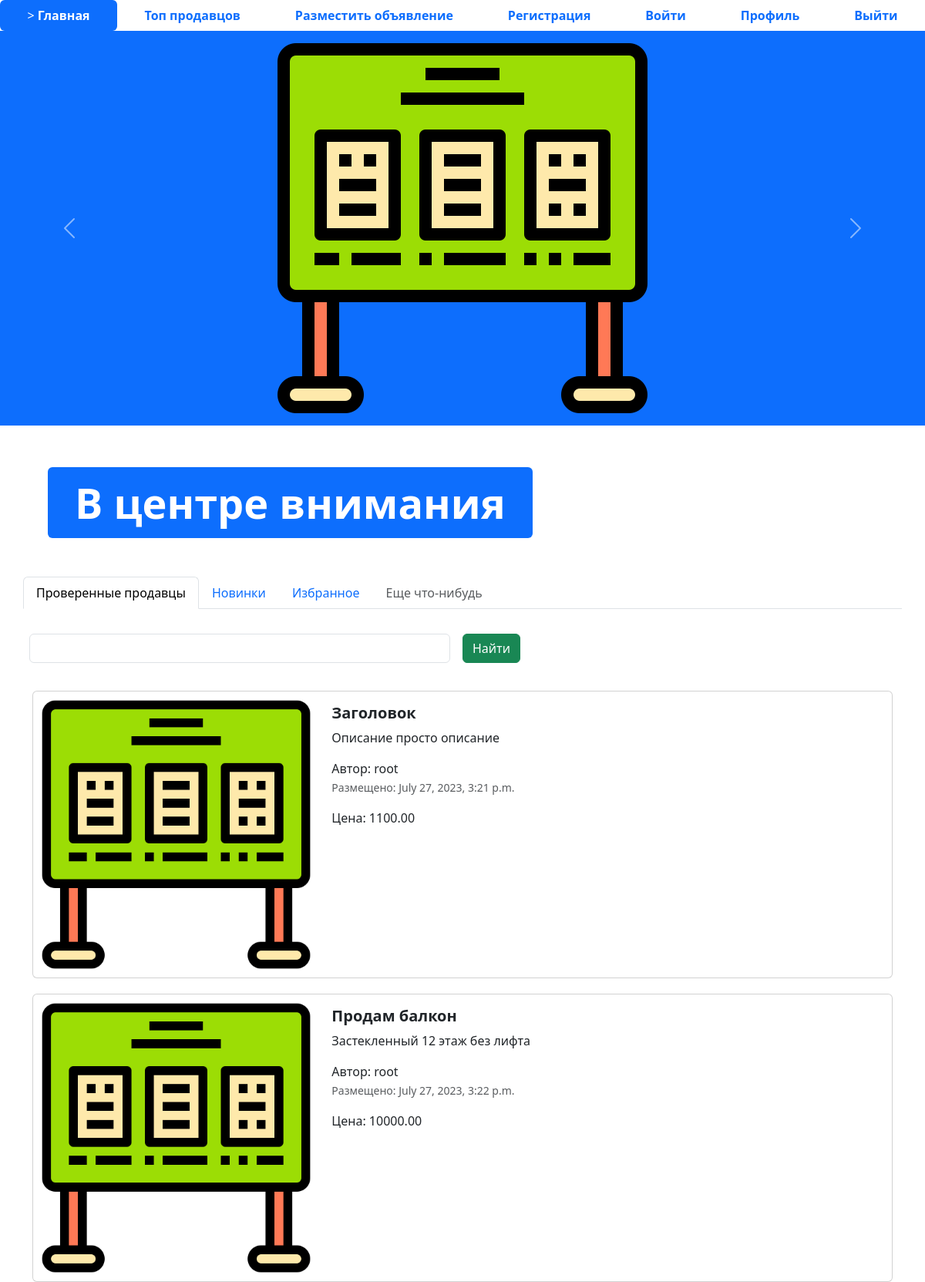
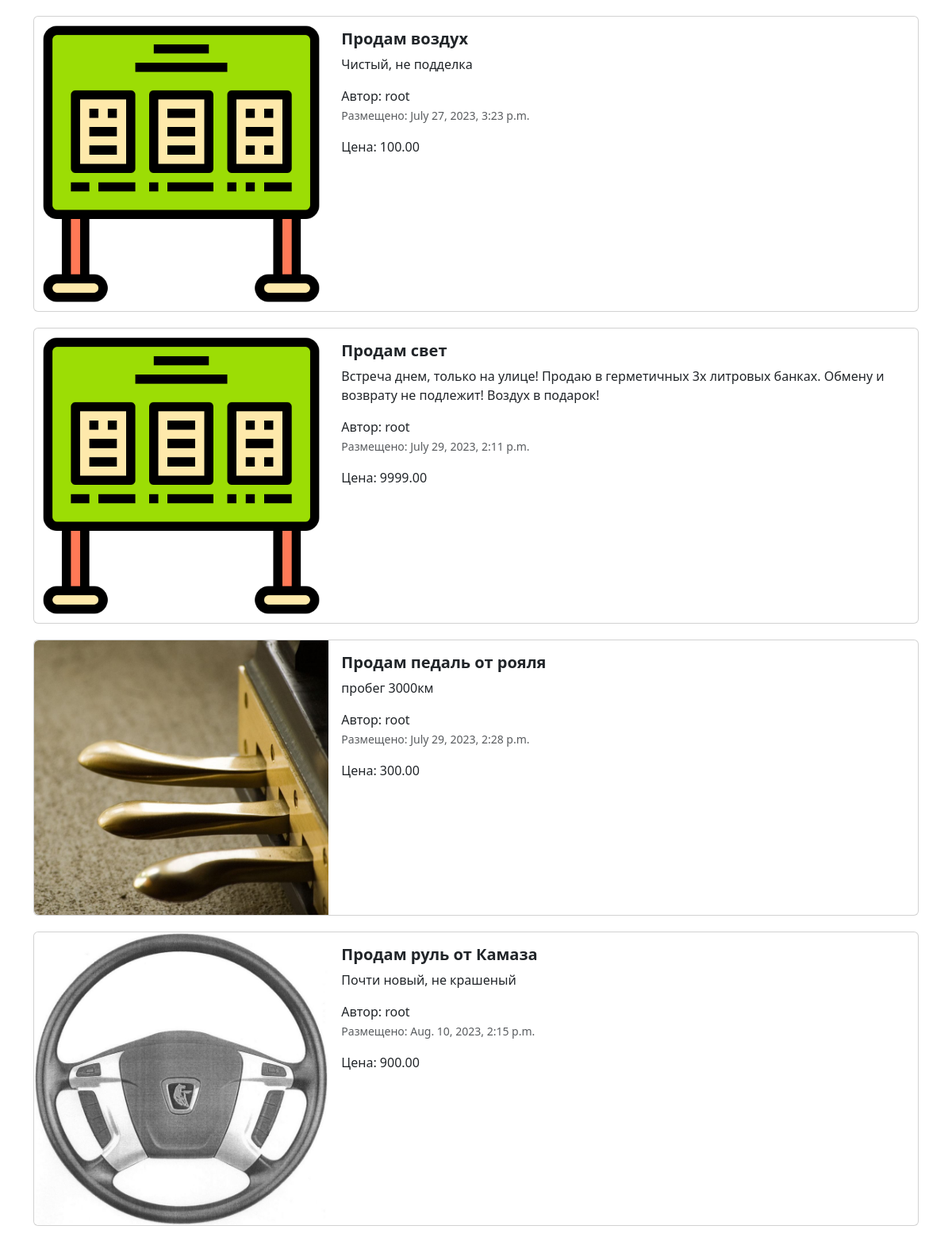
The page / (upper part) on the database its author committed (2 pictures, top to bottom).
### app_advertisements/models.py (models this page shows, shortened)
class Advertisement(models.Model):
    title = models.CharField("Заголовок",max_length=128)
    description = models.TextField("Описание")
    price = models.DecimalField("Цена",max_digits=10,decimal_places=2)
    auction = models.BooleanField("Торг",help_text="Отметьте, если торг уместен")
    created_at = models.DateTimeField("Дата создания",auto_now_add=True)
    updated_at = models.DateTimeField("Дата обновления",auto_now=True)
    user = models.ForeignKey(User, on_delete=models.CASCADE, verbose_name='пользователь')
    image = models.ImageField('изображения',upload_to = 'advertisements/')
    class Meta:
        db_table = "advertisements"

### app_advertisements/views.py (the view)
# urls.py: path('', index, name='main-page'),
def index(request):
    advertisements = Advertisement.objects.all()
    context = {'advertisements': advertisements}
    return render(request, 'index.html', context)

### templates/index.html (shortened to what this page needs)
{% extends 'base.html' %}
{% load static %}
{% block content %}
<ul class="nav nav-pills sticky-top bg-white nav-fill">
  <li class="nav-item">
    <a class="nav-link active" aria-current="page" href="{% url 'main-page' %}">>
      <span style="font-weight: bold;">Главная</span>
    </a>
  </li>
  <li class="nav-item">
    <a class="nav-link" href="{% url 'top-sellers' %}"><span style="font-weight: bold;">Топ продавцов</span>
    </a>
  </li>
  <li class="nav-item">
    <a class="nav-link" href="{% url 'adv-post' %}">
      <span style="font-weight: bold;">Разместить объявление</span>
    </a>
  </li>
  <li class="nav-item">
    <a class="nav-link" href="register.html">
      <span style="font-weight: bold;">Регистрация</span>
    </a>
  </li>
  <li class="nav-item">
    <a class="nav-link" href="login.html">
      <span style="font-weight: bold;">Войти</span>
    </a>
  </li>
  <li class="nav-item">
    <a class="nav-link" href="profile.html">
      <span style="font-weight: bold;">Профиль</span>
    </a>
  </li>
  <li class="nav-item">
    <a class="nav-link" href="#">
      <span style="font-weight: bold;">Выйти</span>
    </a>
  </li>
</ul>
<div id="carouselExampleControls" class="carousel slide bg-primary" data-bs-ride="carousel">
  <div class="carousel-inner">
    <div class="carousel-item active">
      <img src="{% static 'img/adv.png' %}" class="mx-auto d-block w-33" alt="...">
    </div>
  </div>
  <button class="carousel-control-prev" type="button" data-bs-target="#carouselExampleControls" data-bs-slide="prev">
    <span class="carousel-control-prev-icon" aria-hidden="true"></span>
  </button>
  <button class="carousel-control-next" type="button" data-bs-target="#carouselExampleControls" data-bs-slide="next">
    <span class="carousel-control-next-icon" aria-hidden="true"></span>
  </button>
</div>
<div class="container" style="margin: 50px;">
  <div class="display-2">
    <span class="badge bg-primary">В центре внимания</span>
  </div>
</div>
<div class="container">
  <div class="row">
    <ul class="nav nav-tabs bg-white">
      <li class="nav-item">
        <a class="nav-link active" aria-current="page" href="#">Проверенные продавцы</a>
      </li>
      <li class="nav-item">
        <a class="nav-link" href="#">Новинки</a>
      </li>
      <li class="nav-item">
        <a class="nav-link" href="#">Избранное</a>
      </li>
      <li class="nav-item">
        <a class="nav-link disabled" href="#" tabindex="-1" aria-disabled="true">Еще что-нибудь</a>
      </li>
    </ul>
    <form class="row g-3">
      <div class="col-auto w-50">
        <input type="text" class="form-control">
      </div>
      <div class="col-auto">
        <button type="submit" class="btn btn-success mb-3">Найти</button>
      </div>
    </form>
  </div>
  <div class="col">
    {% for adv in advertisements %}
    <div class="card mb-2" style="max-width: 1200px; margin-top: 20px;">
      <div class="row g-0">
        <div class="col-md-4">
          <a href="advertisement.html" class="nav-link">
            <img src="{% if adv.image %} {{ adv.image.url }} {% else %} {% static 'img/adv.png'%} {% endif %}" class="img-fluid rounded-start" alt="Card title">
          </a>
        </div>
        <div class="col-md-8">
          <div class="card-body">
            <h5 class="card-title">
              <a href="advertisement.html" class="nav-link"><strong> {{ adv.title }} </strong></a>
            </h5>
            <a href="advertisement.html" class="nav-link">
              <p class="card-text">
                {{ adv.description }}
              </p>
              <span>Автор: {{ adv.user }}</span>
              <p class="card-text"><small class="text-muted">Размещено: {{ adv.created_at }}</small></p>
              <span>Цена: {{ adv.price }}</span>
            </a>
          </div>
        </div>
      </div>
    </div>
    {% endfor %}
  </div>
</div>
{% endblock %}

### templates/base.html (shortened to what this page needs)
{% load static %}
<!DOCTYPE html>
<html lang="en">
<head>
  <link href="{% static 'css/bootstrap.min.css' %}" rel="stylesheet">
  <link rel="stylesheet" href="{% static 'css/fontello.css' %}">
</head>
<body>
{% block content %}
{% endblock %}
</body>
</html>

### rows shown on the page
Advertisement: title "Заголовок", description "Описание просто описание", user "root", created_at "July 27, 2023, 3:21 p.m.", price "1100.00"
Advertisement: title "Продам балкон", description "Застекленный 12 этаж без лифта", user "root", created_at "July 27, 2023, 3:22 p.m.", price "10000.00"
Advertisement: title "Продам воздух", description "Чистый, не подделка", user "root", created_at "July 27, 2023, 3:23 p.m.", price "100.00"
Advertisement: title "Продам свет", description "Встреча днем, только на улице! Продаю в герметичных 3х литровых банках. Обмену и возврату не подлежит! Воздух в подарок!", user "root", created_at "July 29, 2023, 2:11 p.m.", price "9999.00"
Advertisement: image (picture), title "Продам педаль от рояля", description "пробег 3000км", user "root", created_at "July 29, 2023, 2:28 p.m.", price "300.00"
Advertisement: image (picture), title "Продам руль от Камаза", description "Почти новый, не крашеный", user "root", created_at "Aug. 10, 2023, 2:15 p.m.", price "900.00"
